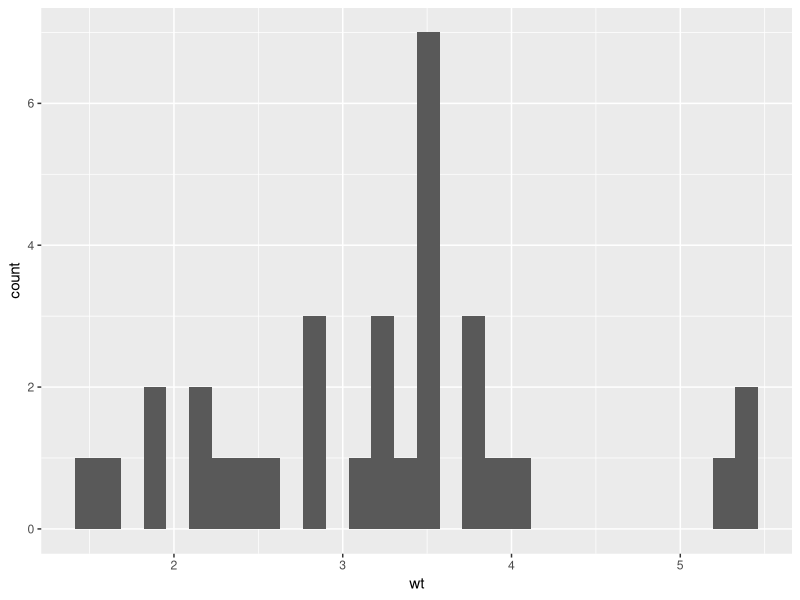

Write R code to recreate this figure.


library(ggplot2)

#1. Nhu Y
mtcars
str(mtcars)
ggplot(mtcars, aes(x = wt)) +
  geom_histogram()



#2. Thuy Hong





#3. Hong Lam





#4. Truong Han




#5. Minh Ly



#6. Hong Phuc




#7. Cung Bac
